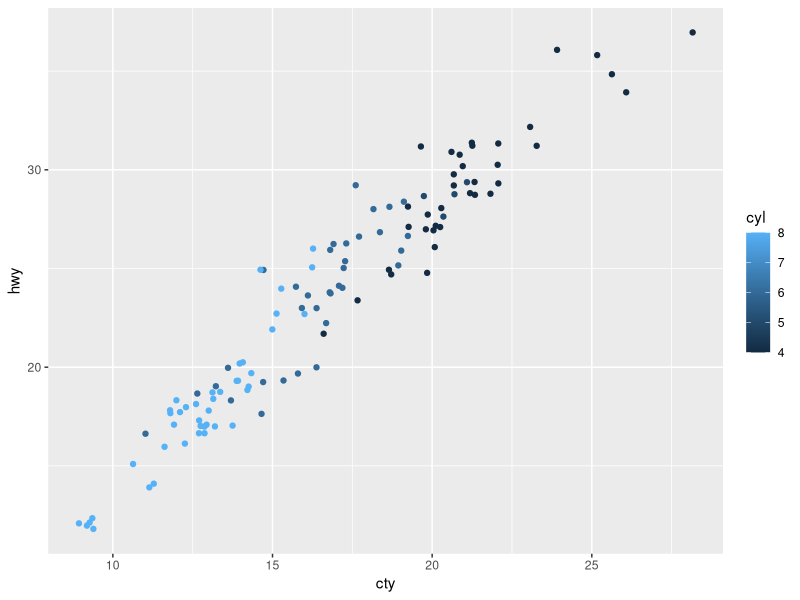
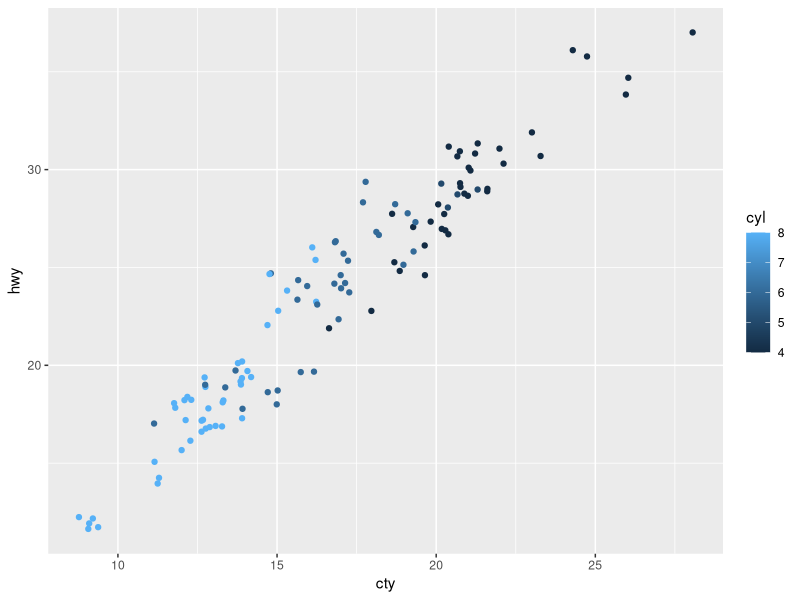
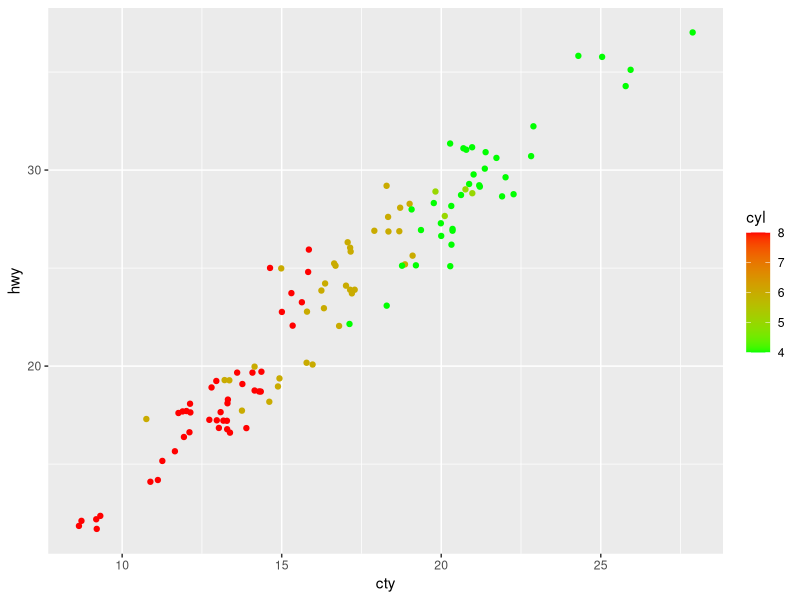
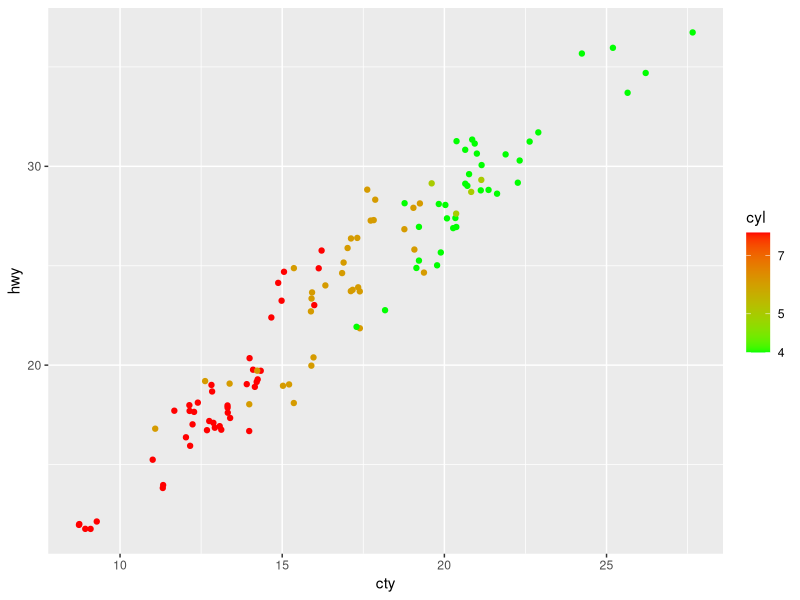
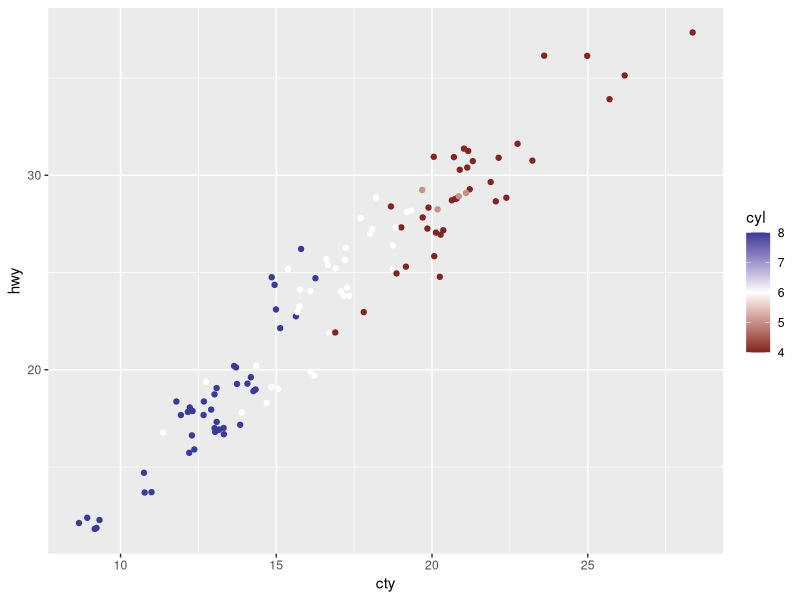
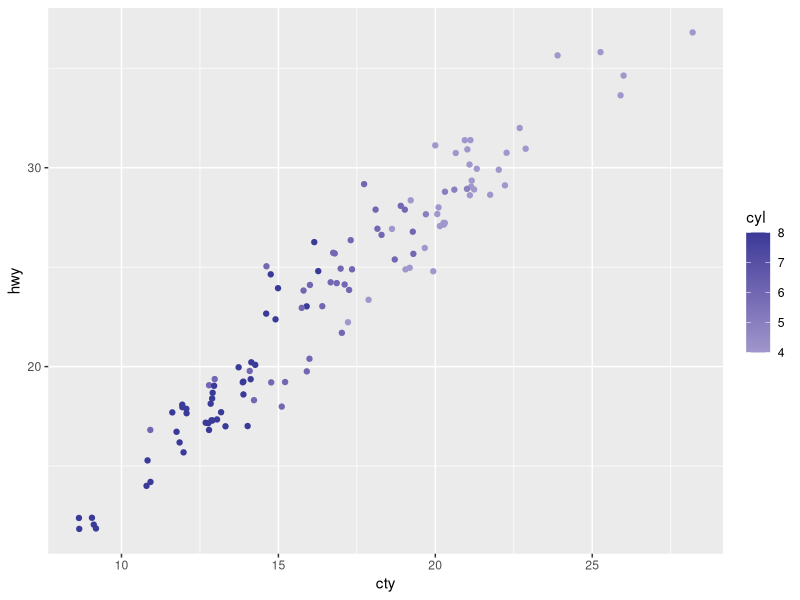
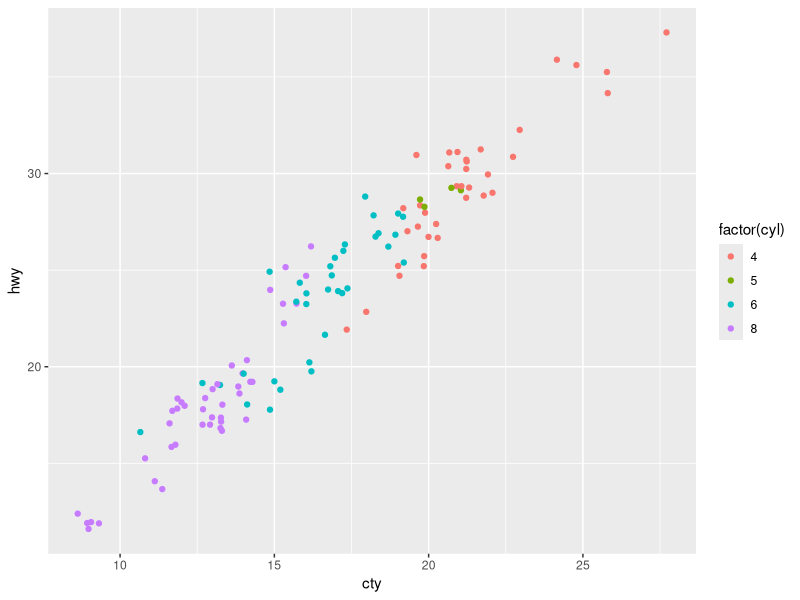
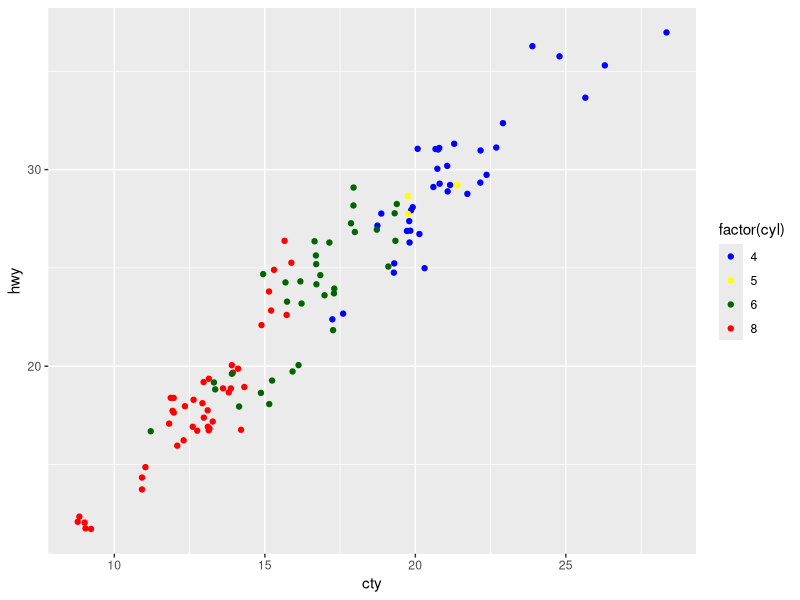

Write the R code that produced these figures, in order.
library(tidyverse)
p1 <- mpg %>% filter(year == 2008) %>%
  ggplot(aes(x = cty, y=hwy, color=cyl)) + 
  geom_point(position='jitter')
p1
p1 + scale_color_gradient()
?scale_color_gradient
p1 + scale_color_gradient(low='#00FF00', high='#FF0000')
p1 + scale_color_gradient(low='#00FF00', high='#FF0000',
                          trans='log10')

?scale_color_gradient2
p1 + scale_color_gradient2(midpoint=6)
p1 + scale_color_gradient2() # not what we want


p2 <- mpg %>% filter(year == 2008) %>%
  ggplot(aes(x=cty, y=hwy, color=factor(cyl))) + 
  geom_point(position = 'jitter')
p2 + scale_color_discrete()

cols <- c('4'='blue', '5'='yellow', '6'='darkgreen', '8'='red')
p2 + scale_color_manual(values=cols)

library(RColorBrewer)
display.brewer.all()
p2 + scale_color_brewer(palette='Set1', direction=-1)

states <- map_data('state')
states %>% ggplot(aes(x=long, y=lat)) + 
  geom_polygon(aes(group=group, fill=lat)) + 
  scale_fill_distiller(palette='Blues')